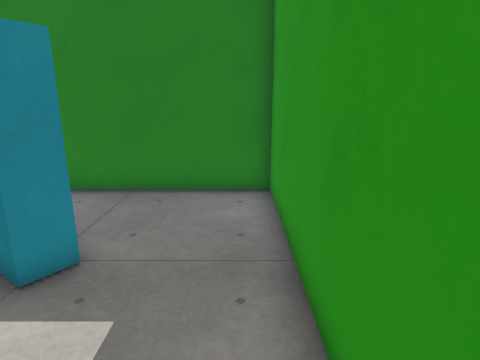
View 1 (above)

16 first-person views from a walk through a level from a Godot 3-D game. The camera is 1.5 m above the floor, tilts 14° down and sees 75° across. The floor is counted in squares, 0.51 m on a side. Each view is taken from the middle of a square. On the plan, view 1 faces up. The plan holds only what a view shows up to about 20 squares ahead; the rest is blank. Surface patterns are stand-ins for the level's own textures.

View 2
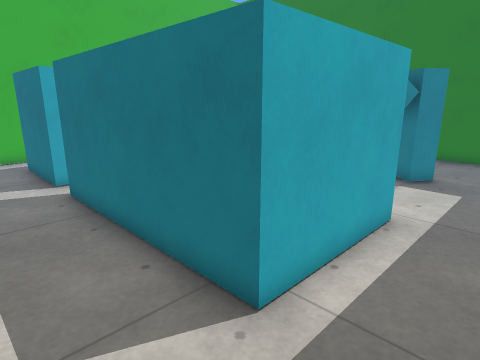

View 3
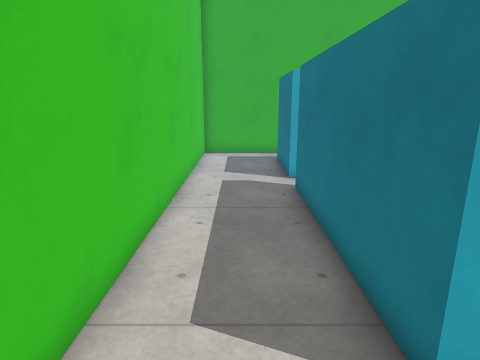

View 4
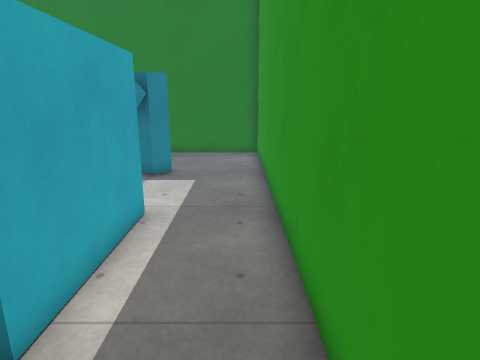

View 5
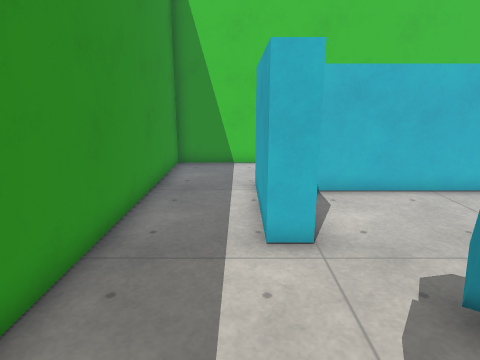

View 6
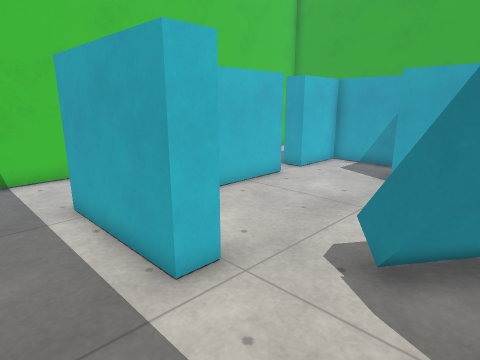

View 7
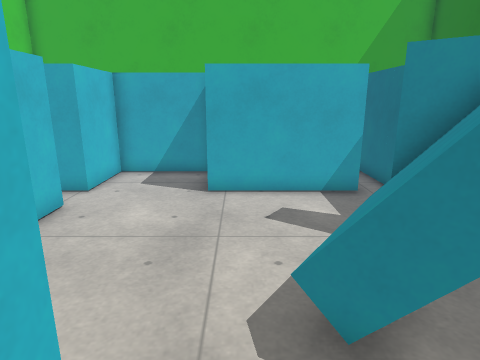

View 8
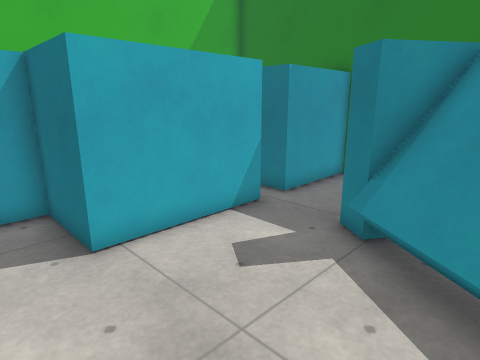

View 9
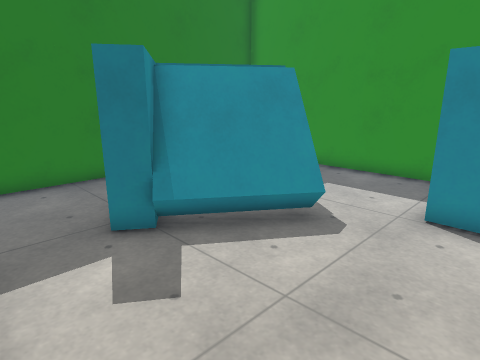

View 10
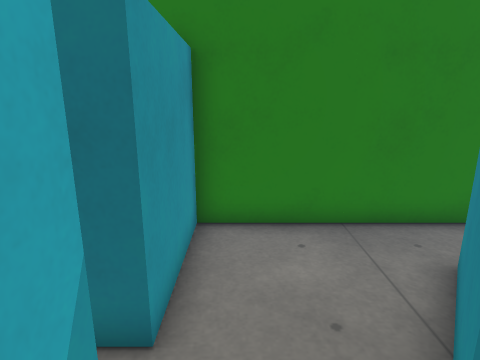

View 11
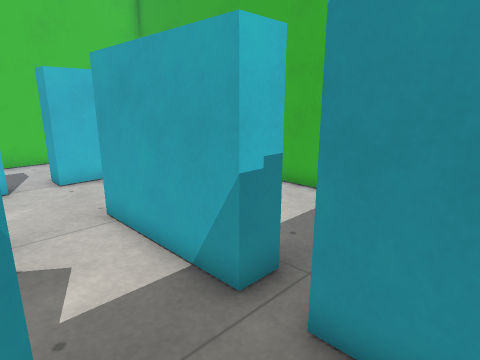

View 12
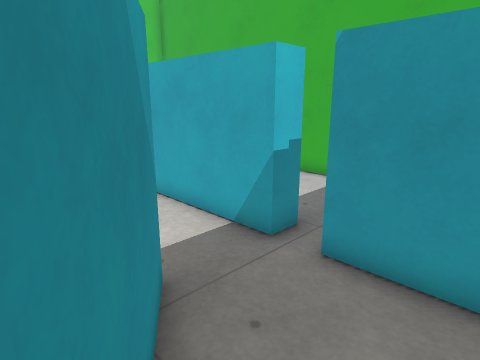

View 13
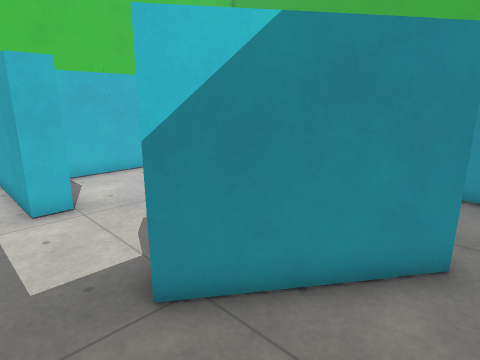

View 14
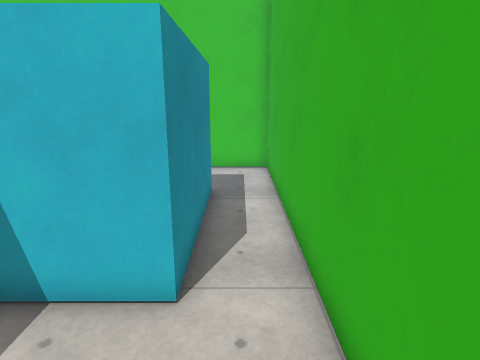

View 15
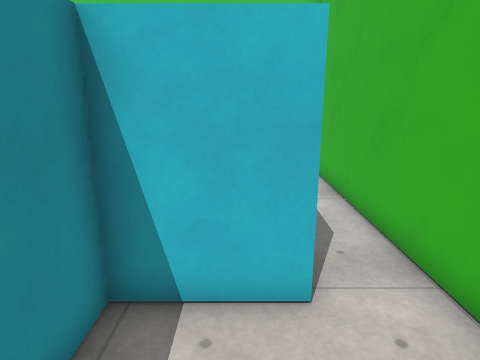

View 16
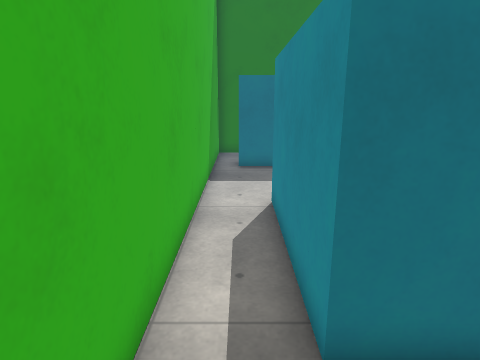

### Floor plan
Points are (right, up) in squares from view 1. A wall is a line through its corners. A room is listed if a view was taken in it or the views show most of it. See-through windows are left out.
Room 1 (views 1, 2, 3, 4, 5, 6, 7, 13, 16)
walls: (-3.6, -0.1) (-2.6, -0.1) (-2.6, -5.1) (-10.6, -5.1); (-4.1, 3.6) (-5.5, 1.7); (-6.3, 7.5) (-3, 5.2) (-3.9, 3.9); (-12.1, -5.1) (-16.1, -5.1) (-16.1, 0.9); (-18.2, 1.4) (-18.2, -9.1) (1, -9.1) (1, 10.2) (-5.4, 10.2)
ways out: opening at (-6, 9) to room 2; opening at (-4, 1) to room 2; opening at (-17, 2) to room 3
Room 2 (views 8, 9, 10, 11, 12)
walls: (-5.2, 1.9) (-9.4, 4.8) (-7.1, 8.1) (-6.3, 7.5); (-4.8, 2.4) (-8.2, 4.8); (-4.7, 2.6) (-8.1, 5); (-12.1, 4.9) (-12.1, -0.1) (-15.1, -0.1) (-15.1, -4.1) (-12.1, -4.1); (-10.6, -4.1) (-4.5, -4.1); (-3.6, -1.1) (-3.6, -0.1); (-5.4, 10.2) (-12.1, 10.2) (-12.1, 6.2)
low walls: (-6.6, 2.5) (-8.8, 4); (-5.5, 1.7) (-6.5, 2.4); (-5.4, 1.8) (-8.7, 4.1); (-5.1, 2.1) (-8.4, 4.4); (-4.9, 2.3) (-8.3, 4.6)
ways out: opening at (-6, 9) to room 1; opening at (-4, 1) to room 1
Room 3 (views 14, 15)
walls: (-16.1, 0.9) (-13.1, 0.9) (-13.1, 3); (-18.2, 6.9) (-18.2, 1.4); (-12.1, 6.2) (-17.1, 6.2)
ways out: opening at (-17, 2) to room 1

Positions as (right, up) in squares from view 1, and headings:
1: (0, 0), facing up
2: (0, -8), facing up-left
3: (0, -7), facing left
4: (0, -8), facing up
5: (-2, 6), facing down
6: (0, 4), facing down-left
7: (-2, 1), facing left
8: (-6, -2), facing up-left
9: (-12, -2), facing up-right
10: (-11, 3), facing up
11: (-9, 8), facing down-left
12: (-7, 9), facing down-left
13: (-1, 9), facing down-left
14: (-17, 5), facing down
15: (-15, 5), facing down
16: (-17, -8), facing up
